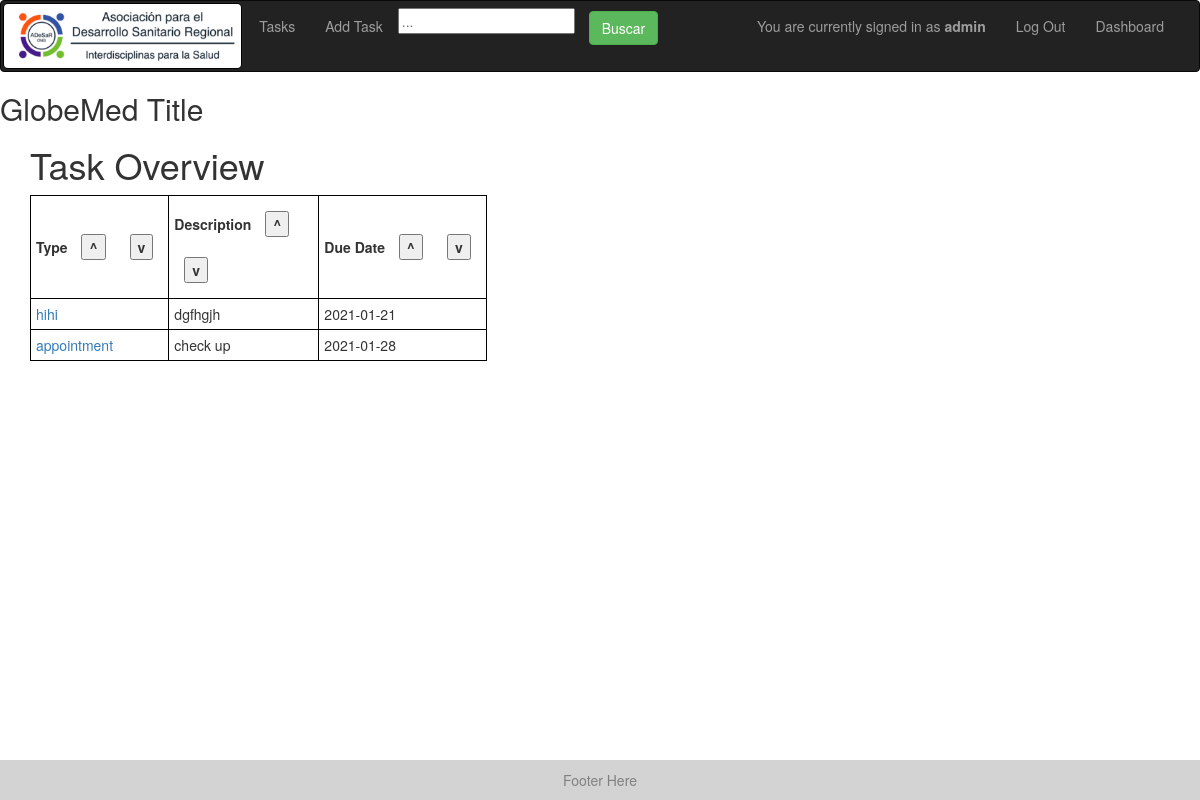
Page /tasks (signed in) on the committed database.
### models.py (models this page shows)
class Task(Base):
    __tablename__ = "tasks"
    id = Column(Integer, primary_key=True)
    task_type = Column(String, default="Generic")
    creator_id = Column(Integer)
    created_datetime = Column(DateTime)
    created_datestring = Column(String)
    due_datetime = Column(DateTime)
    due_datestring = Column(String)
    description = Column(String)
    completed = Column(Boolean) # completed or not
    fields = Column(PickleType) # dictionary of strings to strings
    reminders = Column(PickleType) # list of datetimes
    reminder_datestrings = Column(PickleType) # list of datetimes
    color = Column(String)

### app.py (the view)
@app.route('/tasks')
@check_login_wrapper
def tasks():
    return render_template("tasks.html", tasks=get_tasks(), col_strings = ["Due Date"], col_vars = ["due_datestring"], task_types=get_task_types())

### app.py (called while the page is built)
def check_login_wrapper(func):
    @wraps(func)
    def inner(*args, **kwargs):
        print("here")
        if "username" not in login_session:
            return redirect(url_for('login'))
        return func(*args, **kwargs)
    return inner

### database.py (called while the page is built)
def get_task_types():
    return session.query(TaskType).all()

def get_tasks():
    return session.query(Task).all()

### templates/tasks.html (shortened to what this page needs)
{% extends "layout.html" %}
{% block body %}
	<h1>Task Overview</h1>
	<table id="task-table">
		<tr>
			<th> Type <button onclick="sortTable(0)">^</button> <button onclick="sortTable(0, true)">v</button></th>
			<th>Description <button onclick="sortTable(1)">^</button> <button onclick="sortTable(1, true)">v</button></th>
			{% for col in col_strings %}
				<th> {{ col }} <button onclick="sortTable( {{loop.index+1}} )">^</button> <button onclick="sortTable({{loop.index+1}}, true)">v</button></th>
			{% endfor %}
	    </tr>
	{% for task in tasks %}
		<tr class="task-row">
			<td><a href="/task/{{task.id}}"> {{ task.task_type }} </a></td>
			{% if task.description|length > 20 %}
		        <td class="desc-col"> {{ task.description[:20] }} <span class="tooltip2">...<span class="tooltiptext">{{ task.description }}</span></span></td>
		    {% else %}
		    	<td class="desc-col"> {{ task.description }} </td>
		    {% endif %}
	        {% for col in col_vars %}
				<td> {{ task[col] }} </td>
			{% endfor %}
	    </tr>
    {% endfor %}
    </table>
{%endblock%}

### static/style.css (style rules this page uses)
th { padding: 5px; border: 1px solid black; }
td { padding: 5px; border: 1px solid black; }
button { margin: 10px; }
.desc-col { width: 150px; max-height: 20px; }
.task-row { max-height: 20px; white-space: nowrap; }

### rows in the picture
Task: task_type "hihi", description "dgfhgjh", due_datestring "2021-01-21"
Task: task_type "appointment", description "check up", due_datestring "2021-01-28"

### other values in the picture
{{ session['username'] }} "admin"
{{ col }} "Due Date"
